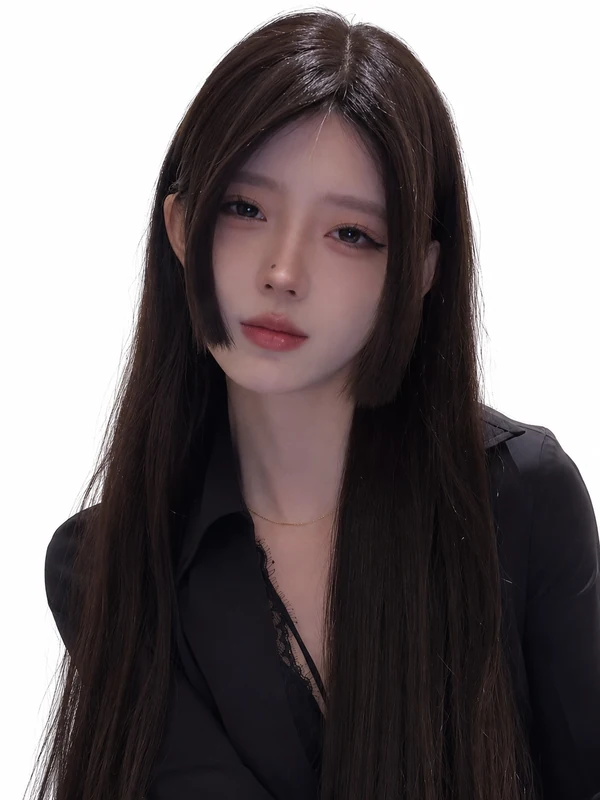
#> input picture frontend/assets/home-portraits/C01.webp, 600 x 800 px
$ python -i imagegen.py   (imports and definitions only)
#> lines starting #> are read from the running program, lines starting #| are printed output that depends on the picture
### src/config.py
import copy, json, os, pathlib
from collections.abc import MutableMapping
from contextlib import contextmanager
from contextvars import ContextVar
ROOT = pathlib.Path(__file__).resolve().parent.parent
_SNAPSHOT = ContextVar("persona_config_snapshot", default=None)

def _read():
    if os.environ.get("COMPANION_QQ_ROLE"):
        from companion_qq import runtime_config
        return runtime_config()
    if os.environ.get("ROLE_REGISTRY_DIR"):
        from role_runtime import selected_config
        base = selected_config()
        from personalization_runtime import overlay
        return overlay(base)
    path = pathlib.Path(os.environ.get("XIAOTIAN_CONFIG_FILE") or ROOT / "config.json")
    base = json.loads(path.read_text())
    from identity import scoped_load
    from personalization_runtime import overlay
    return overlay(scoped_load(base, root=ROOT))

def load():
    current = _SNAPSHOT.get()
    return current if current is not None else _read()

@contextmanager
def snapshot(cfg=None):
    """Every downstream load in a task sees exactly the same persona version."""
    if _SNAPSHOT.get() is not None:
        yield _SNAPSHOT.get()
        return
    value = copy.deepcopy(cfg if cfg is not None else _read())
    token = _SNAPSHOT.set(value)
    try:
        yield value
    finally:
        _SNAPSHOT.reset(token)

class ConfigProxy(MutableMapping):
    """For legacy modules that held import-time CFG; supports test overrides."""
    def __init__(self):
        self.overrides = {}
    def _value(self):
        return {**load(), **self.overrides}
    def __getitem__(self, key):
        return self._value()[key]
    def __iter__(self):
        return iter(self._value())
    def __len__(self):
        return len(self._value())
    def __setitem__(self, key, value):
        self.overrides[key] = value
    def __delitem__(self, key):
        self.overrides.pop(key, None)

### src/imagegen.py
"""小甜生图接口。默认后端 local：Mac mini 本机 Codex CLI（已用用户同一 ChatGPT 账号登录，`codex login status`
= Logged in using ChatGPT；**不发设备码**）调内置 image_gen。参考图来自当前 profile 的 raw/ 全库（451 张都是参考图，
refs/ 只是精选快捷方式）：src/refpick.py 按 index.json（tools/build_ref_index.py，Apple Vision）每次按场景挑 3 张
单人正脸、无泳装/内衣类标签、不同拍摄组的照片，裁成头肩近景作为 -i 输入，提示词要求画的是参考图里的同一个人。
后端选择：默认永远走 Mac mini 本机（local）。MacBook（tools/imagegen_macbook.sh）只是应急路线：IMAGEGEN_BACKEND=macbook
（或 config imagegen.backend=macbook）强制；或本机非审核原因失败（Codex/Magpie 挂了、未登录、超时）重试 1 次仍失败时自动切过去。
审核拦截不切 MacBook（只换参考图/降级）。每次用的后端写进输出目录 run.json（backend/fallback_reason/attempts）。
ssh_host 为空时 MacBook 路线只写 pending 任务。
用法：python3 src/imagegen.py "在图书馆看书" [--dry]
找图：$CODEX_HOME/generated_images 本次新图 → 兜底从 sessions/rollout-*.jsonl 解 base64 → 复制到 imagegen.out_dir/<时间戳>/。
限制：只生成小甜本人的原创场景图，不换到别人脸上；不上传素材到其他网站（参考图只随该次 Codex 请求发给 OpenAI）。
同一套规则也写成 Codex skill：~/.codex/skills/xiaotian-imagegen/SKILL.md（副本 tools/codex-skill/）。"""
import argparse, base64, datetime, json, os, pathlib, re, shutil, subprocess, sys, time
sys.path.insert(0, os.path.dirname(os.path.abspath(__file__)))
from config import load

class RelayPendingError(RuntimeError):
    """Local image generation handed the scene to a relay pending job.

    Still a RuntimeError so existing callers keep failing closed. Proactive
    resume only continues jobs that carry resume_protocol 1.
    """
    # [8 lines left out: function __init__, not called in this run]

def codex_home(): return pathlib.Path(os.environ.get("CODEX_HOME", pathlib.Path.home() / ".codex"))

# [411 lines left out: functions appearance, body_metrics, _is_night_hour, _scene_night, build_quantity_prompt, build_prompt and 6 more, not called in this run]

# Codex image_gen 硬上限：referenced_image_paths ≤ 5（超出会 tool error 再重试，白白多几十秒）
MAX_IMAGE_REFS = 5

def _is_body_sheet(p):
    p = pathlib.Path(p)
    return p.parent.name == "body" and p.name == "sheet.png"

def _is_hands_sheet(p):
    p = pathlib.Path(p)
    return p.parent.name == "hands" and p.name == "sheet.png"

def _is_legs_sheet(p):
    p = pathlib.Path(p)
    return p.parent.name == "legs" and p.name == "sheet.png"

# [252 lines left out: functions cap_refs, build_cmd, batch_identity_refs, prepare_photo, photo_input_meta, not called in this run]


def _new_images(since, home=None):
    d = (home or codex_home()) / "generated_images"
    return sorted((p for p in d.rglob("*.png") if p.stat().st_mtime >= since), key=lambda p: p.stat().st_mtime) if d.exists() else []

# [24 lines left out: functions rollout_sizes, _from_rollouts, not called in this run]

MB_SCRIPT = "~/xiaotian-assets/bin/imagegen_macbook.sh"

# [135 lines left out: functions macbook_cmd, macbook_photo_request, generate_macbook, _pending_refs, write_pending, _raise_relay and 2 more, not called in this run]

BLOCK_WORDS = ("moderation", "safety", "content policy", "content_policy", "policy violation", "blocked", "审核", "违反", "不能生成")

def blocked(log):
    l = log.lower(); return any(w in l for w in BLOCK_WORDS)

def _ref_sha(cmd): return {pathlib.Path(c).stem.split("_")[0] for c in cmd[cmd.index("-i") + 1::2]} if "-i" in cmd else set()

# [66 lines left out: functions outfit_plan, add_realism, not called in this run]

MAX_ATTEMPTS = 5
LOCAL_TRIES = 2   # 本机非审核失败：重试 1 次后才切 MacBook 应急

class ModerationBlocked(RuntimeError): """审核拦截（换参考图/降级都用完）。不切 MacBook。"""
class LocalBackendError(RuntimeError): """本机 Codex/Magpie 不可用、未登录、超时、无产出等非审核失败。"""

# [11 lines left out: functions magpie_ok, ensure_magpie, not called in this run]


def write_meta(out_dir, meta):
    try: (pathlib.Path(out_dir) / "run.json").write_text(json.dumps(meta, ensure_ascii=False, indent=1))
    except OSError: pass

# [4 lines left out: function resolve_backend, not called in this run]

def generate(scene, dry=False, cfg=None, outfit_scene=None, chat=False, skip_face_fallback=None, **ctx):
    from config import snapshot
    from preview_mode import preview
    with snapshot(cfg) as current, preview(dry):
        result = _generate_selected(scene, dry=dry, cfg=current, outfit_scene=outfit_scene, chat=chat, skip_face_fallback=skip_face_fallback, **ctx)
        if result:
            from personalization_runtime import report_loaded
            report_loaded("image", current)
        return result


# [220 lines left out: functions _generate_selected, generate_local, _generate_local, not called in this run]

# [6 lines not run here, left out]

>>> import cv2
>>> picture = cv2.imread('../frontend/assets/home-portraits/C01.webp', cv2.IMREAD_GRAYSCALE)
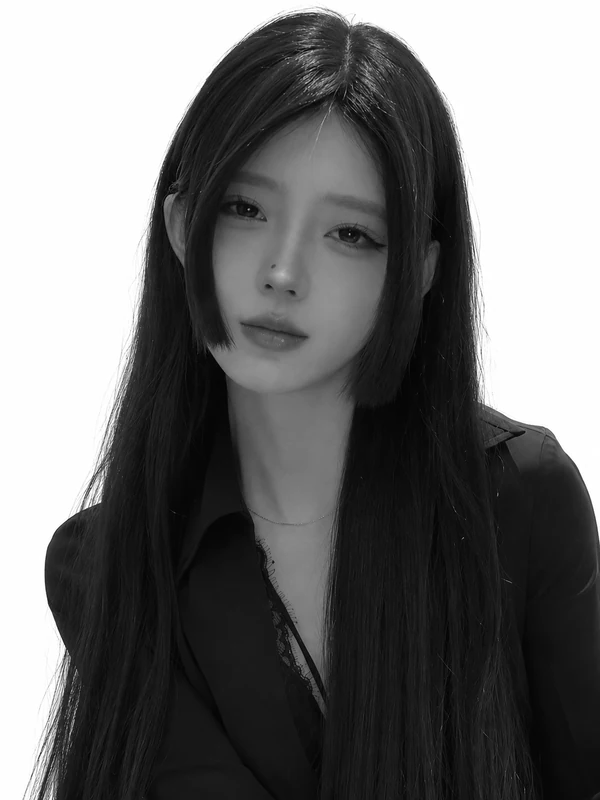
#> picture: shape (800, 600); min 1, max 255, mean 113.3
>>> result = generate(picture)
#> (the run stopped early here; a loop or call above may not have finished)

$ run again, on frontend/assets/home-portraits/C03.webp
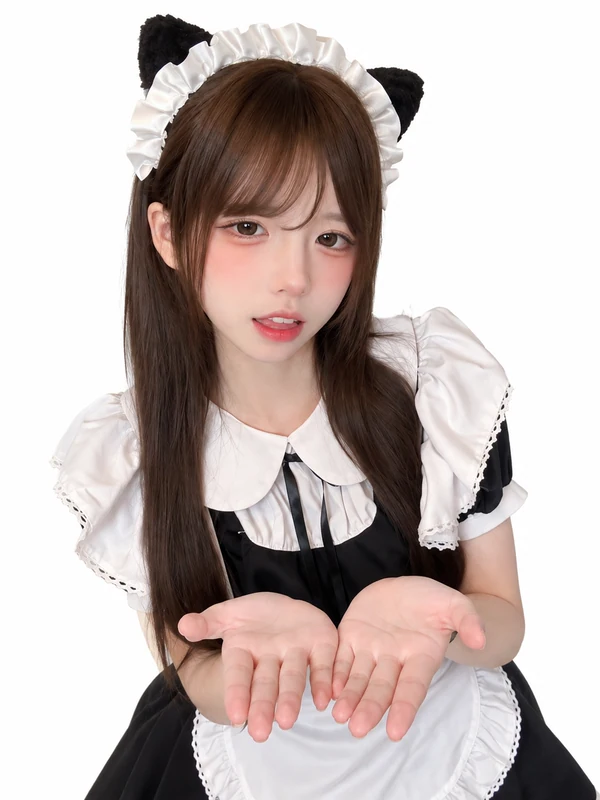
#> input picture frontend/assets/home-portraits/C03.webp, 600 x 800 px
#> `picture = cv2.imread('../frontend/assets/home-portraits/C01.webp', cv2..`:
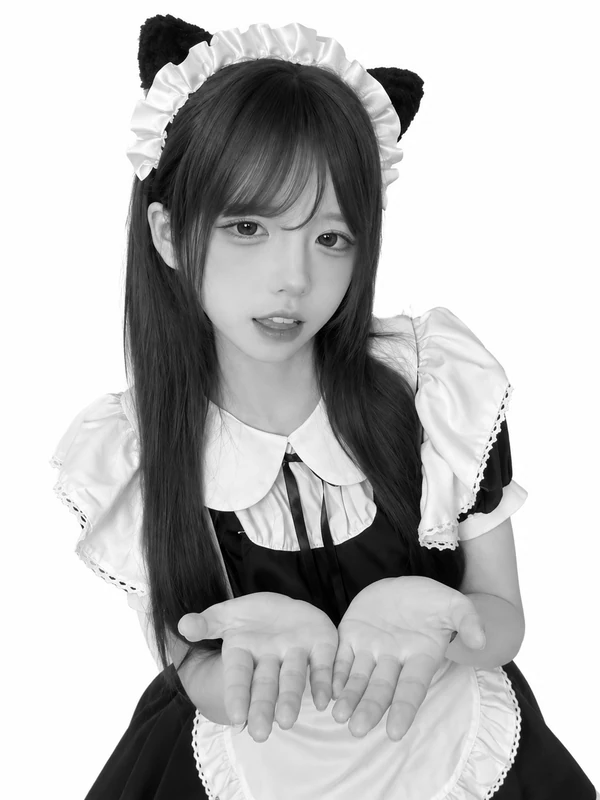
#> picture: shape (800, 600); min 0, max 255, mean 185.8

$ run again, on frontend/assets/home-portraits/C04.webp
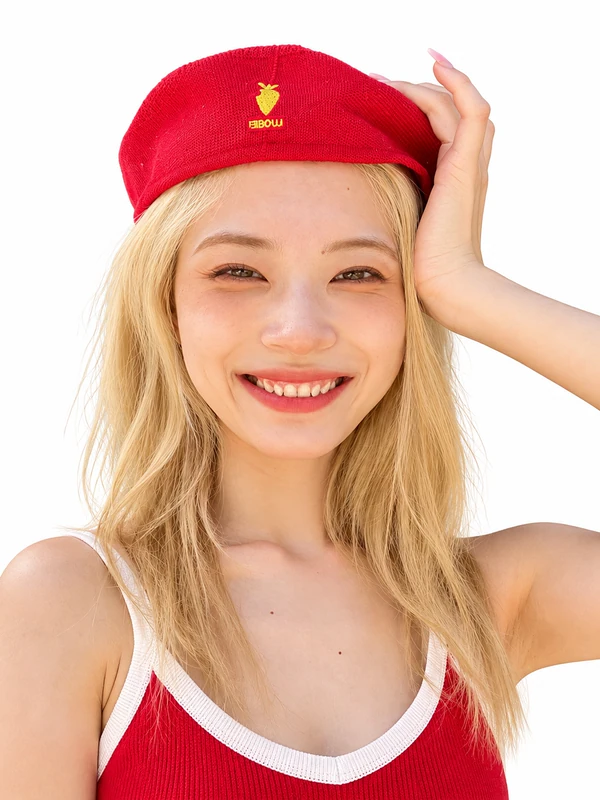
#> input picture frontend/assets/home-portraits/C04.webp, 600 x 800 px
#> `picture = cv2.imread('../frontend/assets/home-portraits/C01.webp', cv2..`:
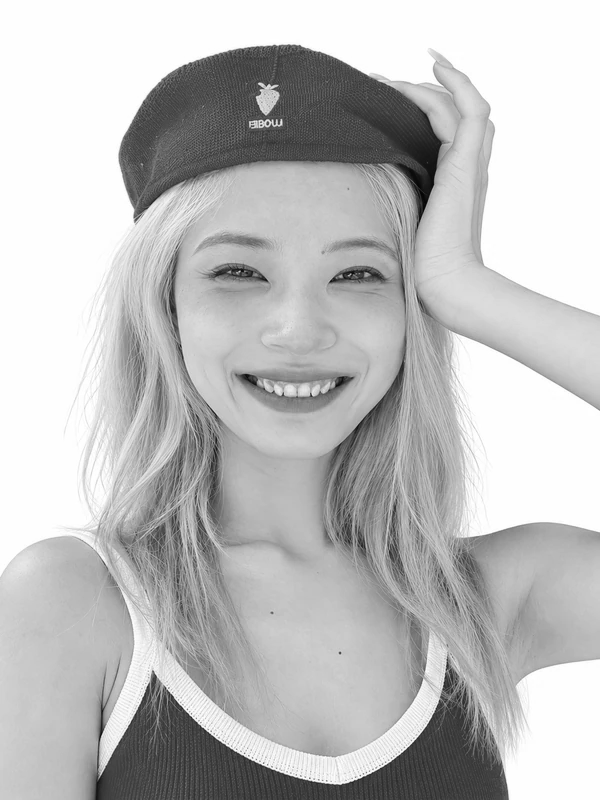
#> picture: shape (800, 600); min 3, max 255, mean 190.8

$ run again, on frontend/assets/home-portraits/C05.webp
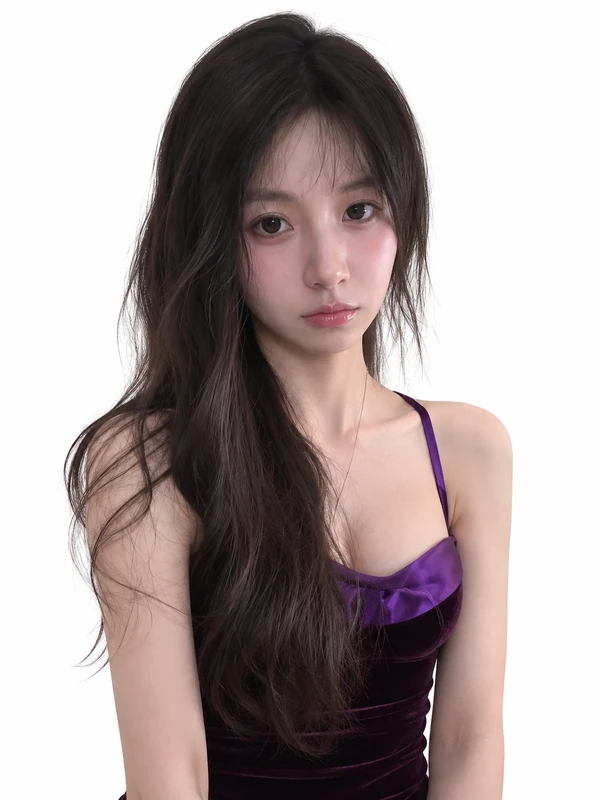
#> input picture frontend/assets/home-portraits/C05.webp, 600 x 800 px
#> `picture = cv2.imread('../frontend/assets/home-portraits/C01.webp', cv2..`:
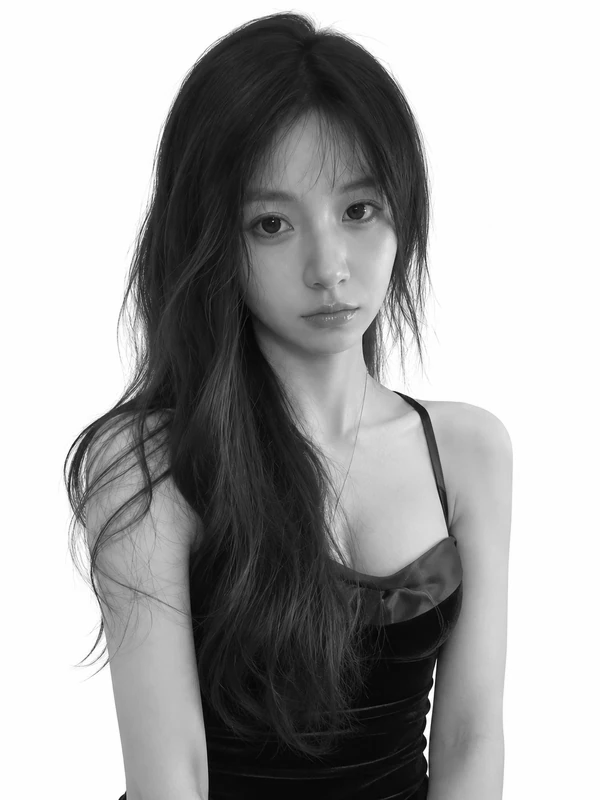
#> picture: shape (800, 600); min 2, max 255, mean 166.5
